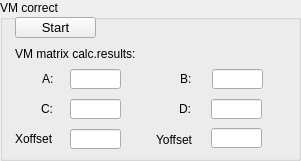
  <widget class="QGroupBox" name="groupBox_7">
   <property name="geometry">
    <rect>
     <x>20</x>
     <y>670</y>
     <width>301</width>
     <height>161</height>
    </rect>
   </property>
   <property name="title">
    <string>VM correct</string>
   </property>
   <widget class="QLabel" name="label_136">
    <property name="geometry">
     <rect>
      <x>179</x>
      <y>98</y>
      <width>21</width>
      <height>21</height>
     </rect>
    </property>
    <property name="font">
     <font>
      <family>Arial</family>
      <pointsize>9</pointsize>
      <weight>50</weight>
      <bold>false</bold>
     </font>
    </property>
    <property name="text">
     <string>D:</string>
    </property>
   </widget>
   <widget class="QLabel" name="label_139">
    <property name="geometry">
     <rect>
      <x>156</x>
      <y>129</y>
      <width>51</width>
      <height>21</height>
     </rect>
    </property>
    <property name="font">
     <font>
      <family>Arial</family>
      <pointsize>9</pointsize>
      <weight>50</weight>
      <bold>false</bold>
     </font>
    </property>
    <property name="text">
     <string>Yoffset</string>
    </property>
   </widget>
   <widget class="QLineEdit" name="lineEdit_VM_D">
    <property name="geometry">
     <rect>
      <x>211</x>
      <y>99</y>
      <width>51</width>
      <height>20</height>
     </rect>
    </property>
    <property name="font">
     <font>
      <family>Arial</family>
      <pointsize>10</pointsize>
      <weight>50</weight>
      <bold>false</bold>
     </font>
    </property>
   </widget>
   <widget class="QLineEdit" name="lineEdit_VM_Y">
    <property name="geometry">
     <rect>
      <x>211</x>
      <y>128</y>
      <width>51</width>
      <height>20</height>
     </rect>
    </property>
    <property name="font">
     <font>
      <family>Arial</family>
      <pointsize>10</pointsize>
      <weight>50</weight>
      <bold>false</bold>
     </font>
    </property>
   </widget>
   <widget class="QLineEdit" name="lineEdit_VM_B">
    <property name="geometry">
     <rect>
      <x>212</x>
      <y>69</y>
      <width>51</width>
      <height>20</height>
     </rect>
    </property>
    <property name="font">
     <font>
      <family>Arial</family>
      <pointsize>10</pointsize>
      <weight>50</weight>
      <bold>false</bold>
     </font>
    </property>
   </widget>
   <widget class="QLabel" name="label_137">
    <property name="geometry">
     <rect>
      <x>41</x>
      <y>98</y>
      <width>21</width>
      <height>21</height>
     </rect>
    </property>
    <property name="font">
     <font>
      <family>Arial</family>
      <pointsize>9</pointsize>
      <weight>50</weight>
      <bold>false</bold>
     </font>
    </property>
    <property name="text">
     <string>C:</string>
    </property>
   </widget>
   <widget class="QLabel" name="label_134">
    <property name="geometry">
     <rect>
      <x>180</x>
      <y>68</y>
      <width>21</width>
      <height>21</height>
     </rect>
    </property>
    <property name="font">
     <font>
      <family>Arial</family>
      <pointsize>9</pointsize>
      <weight>50</weight>
      <bold>false</bold>
     </font>
    </property>
    <property name="text">
     <string>B:</string>
    </property>
   </widget>
   <widget class="QLineEdit" name="lineEdit_VM_C">
    <property name="geometry">
     <rect>
      <x>70</x>
      <y>99</y>
      <width>51</width>
      <height>20</height>
     </rect>
    </property>
    <property name="font">
     <font>
      <family>Arial</family>
      <pointsize>10</pointsize>
      <weight>50</weight>
      <bold>false</bold>
     </font>
    </property>
    <property name="mouseTracking">
     <bool>true</bool>
    </property>
    <property name="text">
     <string/>
    </property>
   </widget>
   <widget class="QLineEdit" name="lineEdit_VM_A">
    <property name="geometry">
     <rect>
      <x>70</x>
      <y>69</y>
      <width>51</width>
      <height>20</height>
     </rect>
    </property>
    <property name="font">
     <font>
      <family>Arial</family>
      <pointsize>10</pointsize>
      <weight>50</weight>
      <bold>false</bold>
     </font>
    </property>
    <property name="mouseTracking">
     <bool>true</bool>
    </property>
    <property name="text">
     <string/>
    </property>
   </widget>
   <widget class="QLabel" name="label_133">
    <property name="geometry">
     <rect>
      <x>42</x>
      <y>68</y>
      <width>21</width>
      <height>21</height>
     </rect>
    </property>
    <property name="font">
     <font>
      <family>Arial</family>
      <pointsize>9</pointsize>
      <weight>50</weight>
      <bold>false</bold>
     </font>
    </property>
    <property name="text">
     <string>A:</string>
    </property>
   </widget>
   <widget class="QLabel" name="label_138">
    <property name="geometry">
     <rect>
      <x>15</x>
      <y>128</y>
      <width>51</width>
      <height>21</height>
     </rect>
    </property>
    <property name="font">
     <font>
      <family>Arial</family>
      <pointsize>9</pointsize>
      <weight>50</weight>
      <bold>false</bold>
     </font>
    </property>
    <property name="text">
     <string>Xoffset</string>
    </property>
   </widget>
   <widget class="QLabel" name="label_135">
    <property name="geometry">
     <rect>
      <x>15</x>
      <y>43</y>
      <width>131</width>
      <height>21</height>
     </rect>
    </property>
    <property name="font">
     <font>
      <family>Arial</family>
      <pointsize>9</pointsize>
      <weight>50</weight>
      <bold>false</bold>
     </font>
    </property>
    <property name="text">
     <string>VM matrix calc.results:</string>
    </property>
   </widget>
   <widget class="QLineEdit" name="lineEdit_VM_X">
    <property name="geometry">
     <rect>
      <x>70</x>
      <y>129</y>
      <width>51</width>
      <height>20</height>
     </rect>
    </property>
    <property name="font">
     <font>
      <family>Arial</family>
      <pointsize>10</pointsize>
      <weight>50</weight>
      <bold>false</bold>
     </font>
    </property>
   </widget>
   <widget class="QPushButton" name="pushButton_5">
    <property name="geometry">
     <rect>
      <x>15</x>
      <y>17</y>
      <width>81</width>
      <height>21</height>
     </rect>
    </property>
    <property name="font">
     <font>
      <pointsize>10</pointsize>
     </font>
    </property>
    <property name="text">
     <string>Start</string>
    </property>
   </widget>
  </widget>
